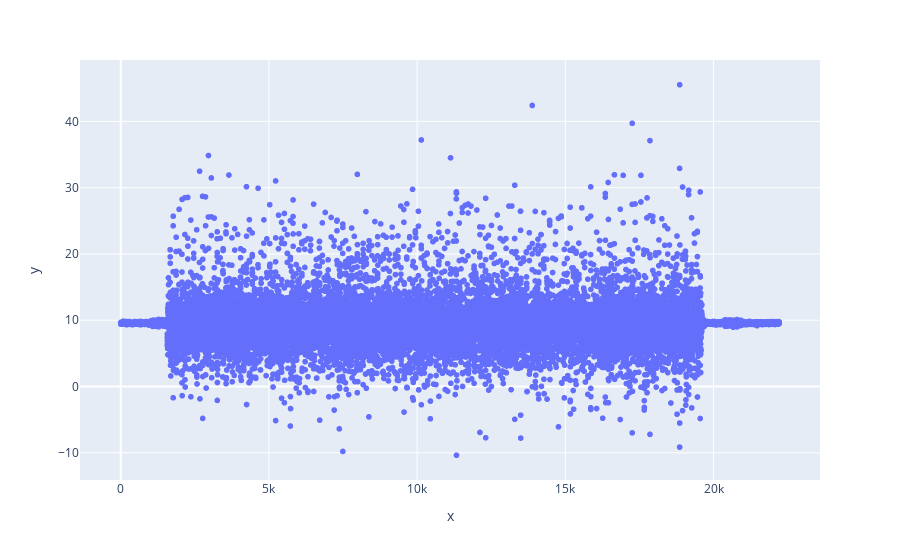

Here is the notebook cell this chart was saved with:
### Code cell
px.scatter(y=z)

### Figure 1 — Plotly figure (JSON) as saved in the notebook; plotly's stock layout.template omitted (floating-point values rounded to 4 significant figures; data arrays with more than 128 entries replaced by an {"elided": "..."} marker saying what was removed)
{"data": [{"hovertemplate": "x=%{x}<br>y=%{y}<extra></extra>", "legendgroup": "", "marker": {"color": "#636efa", "symbol": "circle"}, "mode": "markers", "name": "", "showlegend": false, "type": "scattergl", "x": {"elided": "22218 int values"}, "xaxis": "x", "y": {"elided": "22218 float values"}, "yaxis": "y"}], "layout": {"legend": {"tracegroupgap": 0}, "margin": {"t": 60}, "xaxis": {"anchor": "y", "domain": [0, 1], "title": {"text": "x"}}, "yaxis": {"anchor": "x", "domain": [0, 1], "title": {"text": "y"}}}}
